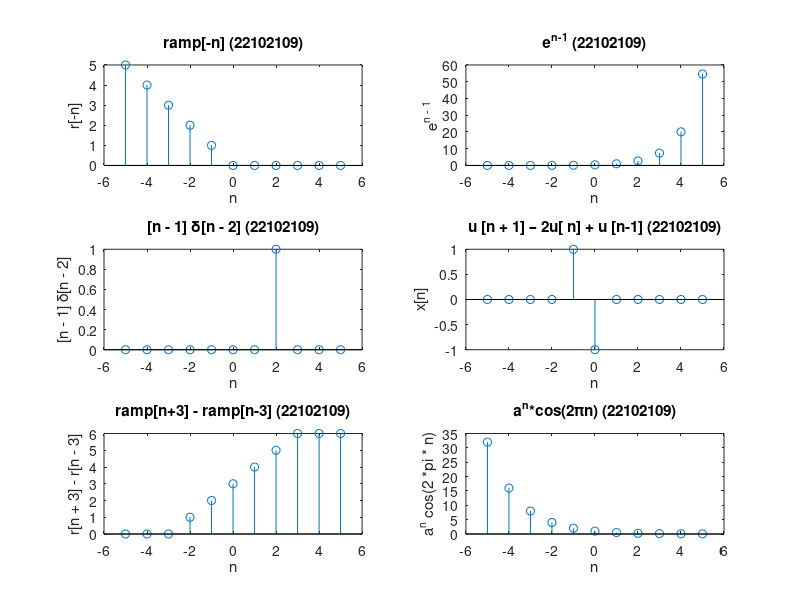

Reproduce this figure in MATLAB. (Note: this script raises an error after producing the figure.)
clc;
clear all;
n = -5:1:5;
subplot(3,2,1);
xa = zeros(1, length(n));
for i = 1:length(n)
    if(n(i) <= 0)
        xa(i) = -n(i);
    end
end
stem(n,xa);
xlabel('n');
ylabel('r[-n]')
title('ramp[-n] (22102109)')


subplot(3,2,2);
xb = exp(n - 1);
stem(n,xb);
xlabel('n');
ylabel('e^{n - 1}');
title('e^{n-1} (22102109)')


subplot(3,2,3);
xct1 = n - 1;
xct2 = zeros(1, length(n));
for i = 1:length(n)
    if(n(i) == 2)
        xct2(i) = 1;
    end
end
xc = xct1 .* xct2;
stem(n, xc);
xlabel('n');
ylabel('[n - 1] δ[n - 2]');
title('[n - 1] δ[n - 2] (22102109)')


subplot(3,2,4);
xd1 = n >= -1;
xd2 = n >= 0;
xd3 = n >= 1;
xd = xd1 - (2 .* xd2) + xd3;
stem(n, xd);
xlabel('n');
ylabel('x[n]');
title('u [n + 1] – 2u[ n] + u [n-1] (22102109)')


subplot(3,2,5);
xe1 = zeros(1, length(n));
xe2 = xe1;
for i = 1:length(n)
    if(n(i) >= -3)
        xe1(i) = n(i) + 3;
    end
    if(n(i) >= 3)
        xe2(i) = n(i) - 3;
    end
end
xe = xe1 - xe2;
stem(n, xe);
xlabel('n');
ylabel('r[n + 3] - r[n - 3]')
title('ramp[n+3] - ramp[n-3] (22102109)')

subplot(3,2,6)
a = 0.5;
xf = (a .^ n) .* (cos(2 * pi * n));
stem(n, xf);
xlabel('n')
ylabel('a^{n} cos(2 *pi * n)');
title('a^{n}*cos(2πn) (22102109)')
sgtitle('Question 1 (PostLab) - 22102109')
